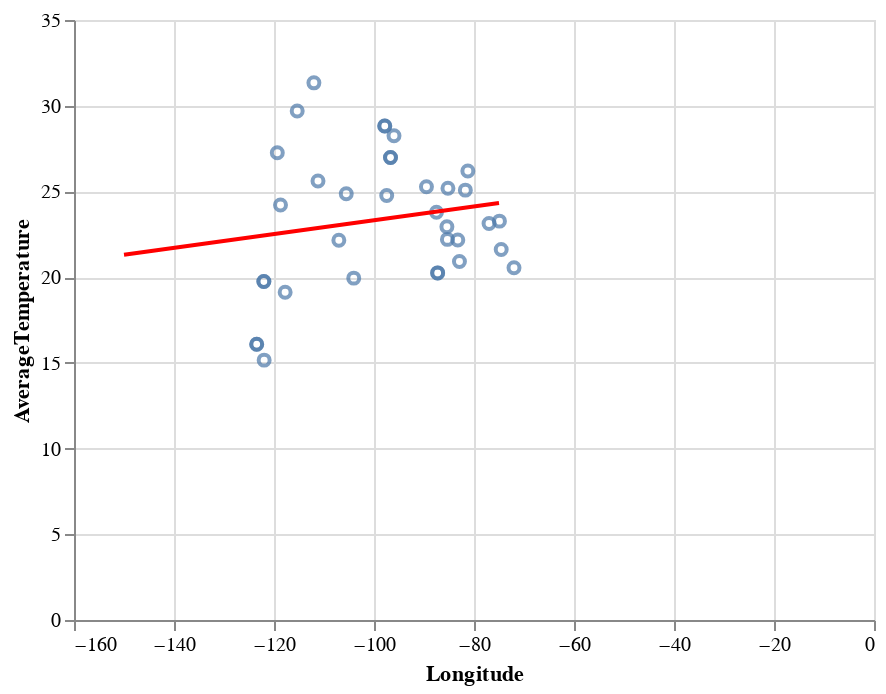

Notebook code cell kept with this figure:
### Code cell
chart = alt.Chart(df2).mark_point().encode(
    y = "AverageTemperature",
    x = "Longitude",
    tooltip=["City", "Country"],
)
chart2 = alt.Chart(df_pred).mark_line(color="red").encode(
    y = "AverageTemperature",
    x = "Longitude",
)
out = chart + chart2
out

### Figure 1 — Vega-Lite specification as saved in the notebook (floating-point values rounded to 4 significant figures)
{"config": {"view": {"continuousWidth": 400, "continuousHeight": 300}}, "layer": [{"data": {"name": "data-a24446c2388b6e9520e228763928e3f2"}, "mark": "point", "encoding": {"tooltip": [{"type": "nominal", "field": "City"}, {"type": "nominal", "field": "Country"}], "x": {"type": "quantitative", "field": "Longitude"}, "y": {"type": "quantitative", "field": "AverageTemperature"}}}, {"data": {"name": "data-d0767ffc51aa603e266e4d14fb30249b"}, "mark": {"type": "line", "color": "red"}, "encoding": {"x": {"type": "quantitative", "field": "Longitude"}, "y": {"type": "quantitative", "field": "AverageTemperature"}}}], "$schema": "https://vega.github.io/schema/vega-lite/v4.8.1.json", "datasets": {"data-a24446c2388b6e9520e228763928e3f2": [{"dt": "1950-07-01T00:00:00", "AverageTemperature": 22.15, "AverageTemperatureUncertainty": 0.198, "City": "Albuquerque", "Country": "United States", "Latitude": 34.56, "Longitude": -107.0}, {"dt": "1950-07-01T00:00:00", "AverageTemperature": 28.82, "AverageTemperatureUncertainty": 0.206, "City": "Austin", "Country": "United States", "Latitude": 29.74, "Longitude": -97.85}, {"dt": "1950-07-01T00:00:00", "AverageTemperature": 23.13, "AverageTemperatureUncertainty": 0.279, "City": "Baltimore", "Country": "United States", "Latitude": 39.38, "Longitude": -76.99}, {"dt": "1950-07-01T00:00:00", "AverageTemperature": 20.54, "AverageTemperatureUncertainty": 0.418, "City": "Boston", "Country": "United States", "Latitude": 42.59, "Longitude": -72.0}, {"dt": "1950-07-01T00:00:00", "AverageTemperature": 25.07, "AverageTemperatureUncertainty": 0.262, "City": "Charlotte", "Country": "United States", "Latitude": 34.56, "Longitude": -81.73}, {"dt": "1950-07-01T00:00:00", "AverageTemperature": 20.25, "AverageTemperatureUncertainty": 0.229, "City": "Chicago", "Country": "United States", "Latitude": 42.59, "Longitude": -87.27}, {"dt": "1950-07-01T00:00:00", "AverageTemperature": 25.19, "AverageTemperatureUncertainty": 0.268, "City": "Columbus", "Country": "United States", "Latitude": 32.95, "Longitude": -85.21}, {"dt": "1950-07-01T00:00:00", "AverageTemperature": 22.17, "AverageTemperatureUncertainty": 0.249, "City": "Columbus", "Country": "United States", "Latitude": 39.38, "Longitude": -83.24}, {"dt": "1950-07-01T00:00:00", "AverageTemperature": 26.98, "AverageTemperatureUncertainty": 0.278, "City": "Dallas", "Country": "United States", "Latitude": 32.95, "Longitude": -96.7}, {"dt": "1950-07-01T00:00:00", "AverageTemperature": 19.94, "AverageTemperatureUncertainty": 0.276, "City": "Denver", "Country": "United States", "Latitude": 39.38, "Longitude": -104.0}, {"dt": "1950-07-01T00:00:00", "AverageTemperature": 20.92, "AverageTemperatureUncertainty": 0.197, "City": "Detroit", "Country": "United States", "Latitude": 42.59, "Longitude": -82.91}, {"dt": "1950-07-01T00:00:00", "AverageTemperature": 24.86, "AverageTemperatureUncertainty": 0.201, "City": "El Paso", "Country": "United States", "Latitude": 31.35, "Longitude": -105.5}, {"dt": "1950-07-01T00:00:00", "AverageTemperature": 26.98, "AverageTemperatureUncertainty": 0.278, "City": "Fort Worth", "Country": "United States", "Latitude": 32.95, "Longitude": -96.7}, {"dt": "1950-07-01T00:00:00", "AverageTemperature": 27.26, "AverageTemperatureUncertainty": 0.466, "City": "Fresno", "Country": "United States", "Latitude": 36.17, "Longitude": -119.3}, {"dt": "1950-07-01T00:00:00", "AverageTemperature": 28.25, "AverageTemperatureUncertainty": 0.195, "City": "Houston", "Country": "United States", "Latitude": 29.74, "Longitude": -96.0}, {"dt": "1950-07-01T00:00:00", "AverageTemperature": 22.2, "AverageTemperatureUncertainty": 0.32, "City": "Indianapolis", "Country": "United States", "Latitude": 39.38, "Longitude": -85.32}, {"dt": "1950-07-01T00:00:00", "AverageTemperature": 26.19, "AverageTemperatureUncertainty": 0.256, "City": "Jacksonville", "Country": "United States", "Latitude": 29.74, "Longitude": -81.23}, {"dt": "1950-07-01T00:00:00", "AverageTemperature": 29.69, "AverageTemperatureUncertainty": 0.274, "City": "Las Vegas", "Country": "United States", "Latitude": 36.17, "Longitude": -115.4}, {"dt": "1950-07-01T00:00:00", "AverageTemperature": 24.21, "AverageTemperatureUncertainty": 0.505, "City": "Los Angeles", "Country": "United States", "Latitude": 34.56, "Longitude": -118.7}, {"dt": "1950-07-01T00:00:00", "AverageTemperature": 22.94, "AverageTemperatureUncertainty": 0.166, "City": "Louisville", "Country": "United States", "Latitude": 37.78, "Longitude": -85.42}, {"dt": "1950-07-01T00:00:00", "AverageTemperature": 25.27, "AverageTemperatureUncertainty": 0.198, "City": "Memphis", "Country": "United States", "Latitude": 34.56, "Longitude": -89.51}, {"dt": "1950-07-01T00:00:00", "AverageTemperature": 20.25, "AverageTemperatureUncertainty": 0.229, "City": "Milwaukee", "Country": "United States", "Latitude": 42.59, "Longitude": -87.27}, {"dt": "1950-07-01T00:00:00", "AverageTemperature": 23.78, "AverageTemperatureUncertainty": 0.335, "City": "Nashville", "Country": "United States", "Latitude": 36.17, "Longitude": -87.51}, {"dt": "1950-07-01T00:00:00", "AverageTemperature": 21.61, "AverageTemperatureUncertainty": 0.133, "City": "New York", "Country": "United States", "Latitude": 40.99, "Longitude": -74.56}, {"dt": "1950-07-01T00:00:00", "AverageTemperature": 24.76, "AverageTemperatureUncertainty": 0.305, "City": "Oklahoma City", "Country": "United States", "Latitude": 36.17, "Longitude": -97.46}, {"dt": "1950-07-01T00:00:00", "AverageTemperature": 23.27, "AverageTemperatureUncertainty": 0.387, "City": "Philadelphia", "Country": "United States", "Latitude": 39.38, "Longitude": -74.91}, {"dt": "1950-07-01T00:00:00", "AverageTemperature": 31.33, "AverageTemperatureUncertainty": 0.273, "City": "Phoenix", "Country": "United States", "Latitude": 32.95, "Longitude": -112.0}, {"dt": "1950-07-01T00:00:00", "AverageTemperature": 16.08, "AverageTemperatureUncertainty": 0.171, "City": "Portland", "Country": "United States", "Latitude": 45.81, "Longitude": -123.5}, {"dt": "1950-07-01T00:00:00", "AverageTemperature": 28.82, "AverageTemperatureUncertainty": 0.206, "City": "San Antonio", "Country": "United States", "Latitude": 29.74, "Longitude": -97.85}, {"dt": "1950-07-01T00:00:00", "AverageTemperature": 19.12, "AverageTemperatureUncertainty": 0.21, "City": "San Diego", "Country": "United States", "Latitude": 32.95, "Longitude": -117.8}, {"dt": "1950-07-01T00:00:00", "AverageTemperature": 19.75, "AverageTemperatureUncertainty": 0.3, "City": "San Francisco", "Country": "United States", "Latitude": 37.78, "Longitude": -122.0}, {"dt": "1950-07-01T00:00:00", "AverageTemperature": 19.75, "AverageTemperatureUncertainty": 0.3, "City": "San Jose", "Country": "United States", "Latitude": 37.78, "Longitude": -122.0}, {"dt": "1950-07-01T00:00:00", "AverageTemperature": 15.16, "AverageTemperatureUncertainty": 0.15, "City": "Seattle", "Country": "United States", "Latitude": 47.42, "Longitude": -122.0}, {"dt": "1950-07-01T00:00:00", "AverageTemperature": 25.61, "AverageTemperatureUncertainty": 0.243, "City": "Tucson", "Country": "United States", "Latitude": 31.35, "Longitude": -111.2}, {"dt": "1950-07-01T00:00:00", "AverageTemperature": 16.08, "AverageTemperatureUncertainty": 0.171, "City": "Vancouver", "Country": "United States", "Latitude": 45.81, "Longitude": -123.5}], "data-d0767ffc51aa603e266e4d14fb30249b": [{"Longitude": -150.0, "AverageTemperature": 21.3}, {"Longitude": -141.7, "AverageTemperature": 21.64}, {"Longitude": -133.3, "AverageTemperature": 21.97}, {"Longitude": -125.0, "AverageTemperature": 22.31}, {"Longitude": -116.7, "AverageTemperature": 22.64}, {"Longitude": -108.3, "AverageTemperature": 22.98}, {"Longitude": -100.0, "AverageTemperature": 23.32}, {"Longitude": -91.67, "AverageTemperature": 23.65}, {"Longitude": -83.33, "AverageTemperature": 23.99}, {"Longitude": -75.0, "AverageTemperature": 24.32}]}}
